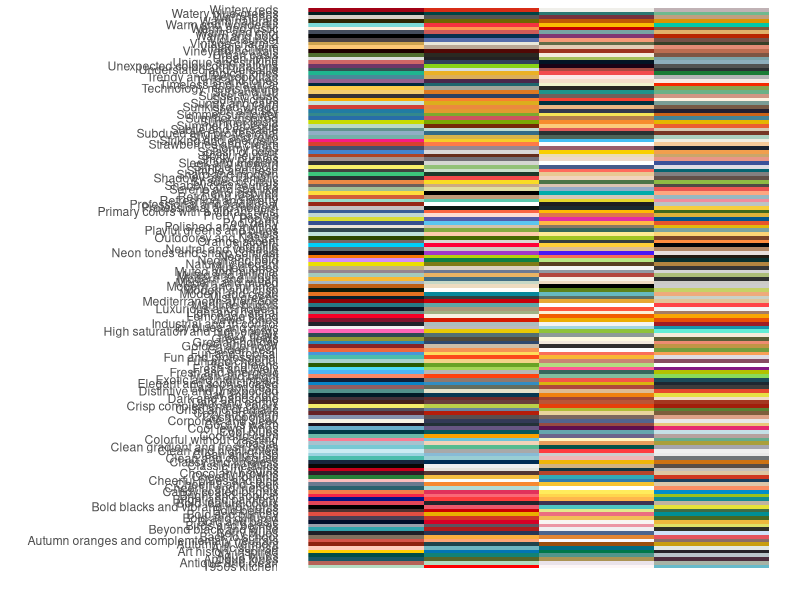
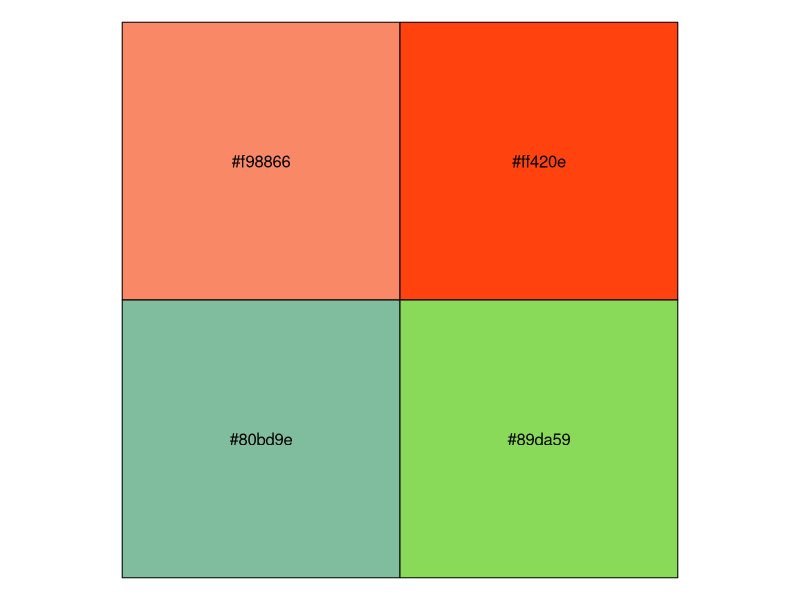
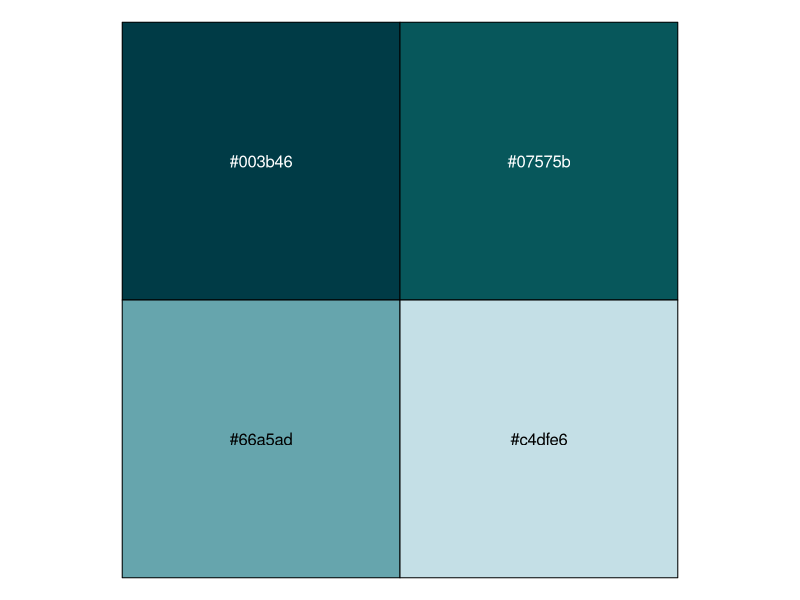
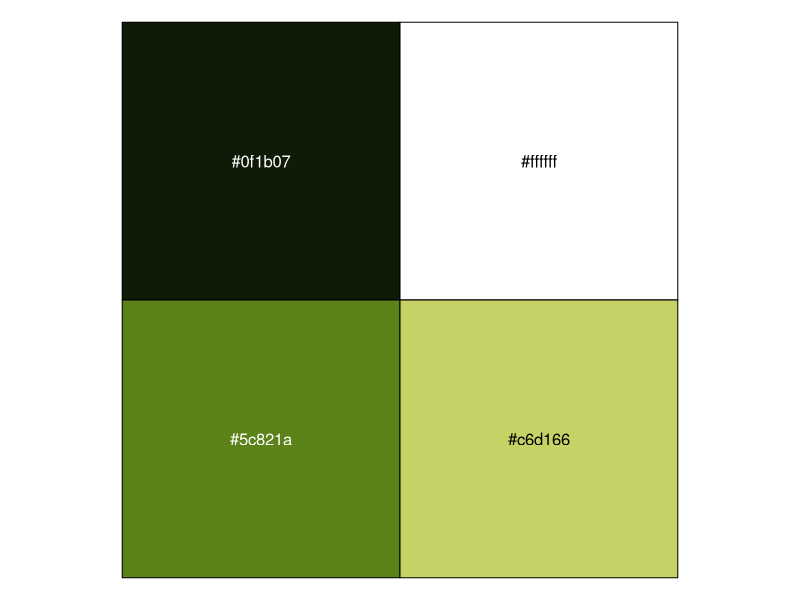

Source code (R) for these figures, in order:
library(ggthemes)


### Name: canva_pal
### Title: Canva.com color palettes
### Aliases: canva_pal

### ** Examples

require("ggplot2")
require("purrr")
require("tibble")
require("scales")
require("dplyr")
canva_df <- map2_df(canva_palettes, names(canva_palettes),
                    ~ tibble(colors = .x, .id = seq_along(colors),
                             palette = .y))
ggplot(canva_df, aes(y = palette, x = .id, fill = colors)) +
       geom_raster() +
       scale_fill_identity(guide = FALSE) +
       theme_minimal() +
       theme(panel.grid = element_blank(),
             axis.text.x = element_blank()) +
       labs(x = "", y = "")

show_col(canva_pal("Fresh and bright")(4))
show_col(canva_pal("Cool blues")(4))
show_col(canva_pal("Modern and crisp")(4))
